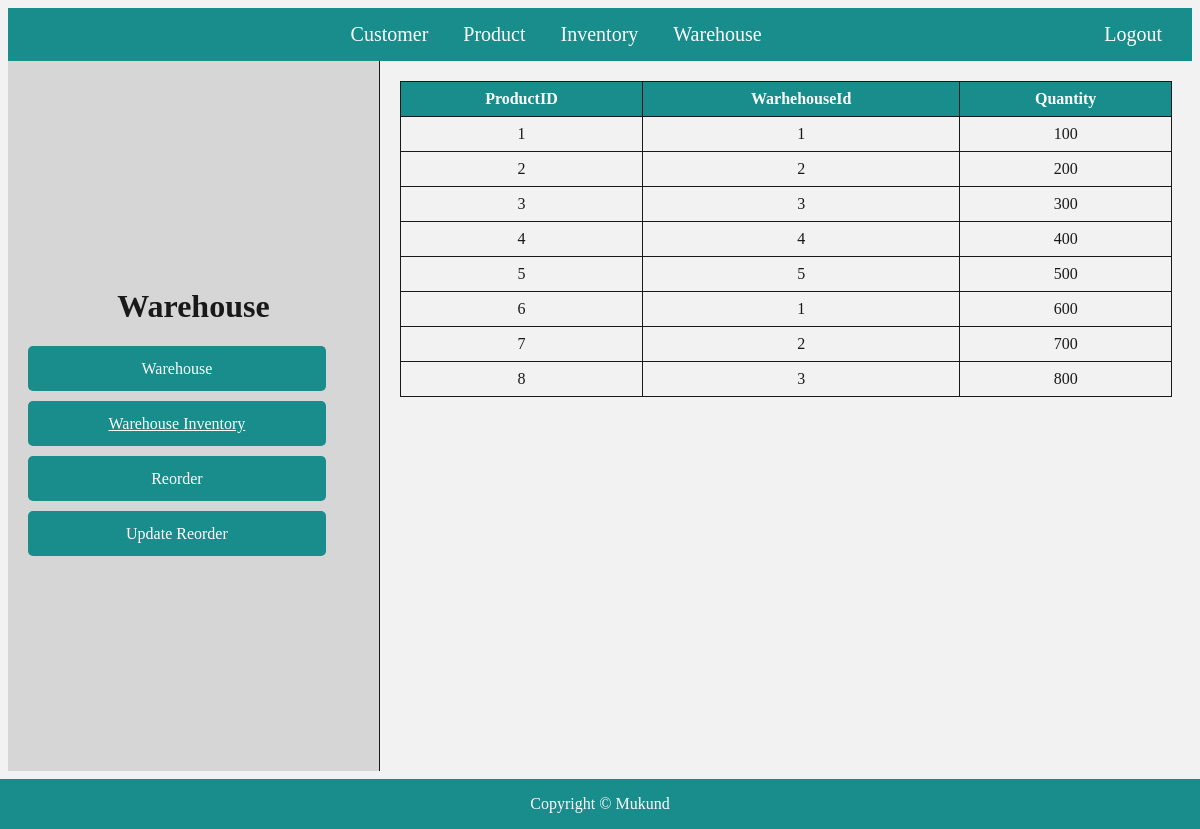
Screenshot of /admin/warehouse/warehouseinventory.php with the database file from the repository.
### tables this page shows
CREATE TABLE WarehouseInventory (
    ProductID INT,
    WarehouseID INT,
    Quantity INT check(Quantity>=0),
    PRIMARY KEY (ProductID, WarehouseID),
    FOREIGN KEY (ProductID) REFERENCES Products(ProductID) ON DELETE CASCADE ON UPDATE CASCADE,
    FOREIGN KEY (WarehouseID) REFERENCES Warehouses(WarehouseID) ON DELETE CASCADE ON UPDATE CASCADE
);

### admin/warehouse/warehouseinventory.php (the view, shortened to what this page needs)
<!DOCTYPE html>
<html>
<head>
    <link rel="stylesheet" href="admindashboard.css">
    <link rel="stylesheet" href="customer.css">
    <link rel="stylesheet" href="table.css">
</head>
<body>
<div class="navbar">
    <a href="../customer/customer.php">Customer</a>
        <a href="../product/product.php">Product</a>
        <a href="../inventory/inventory.php">Inventory</a>
        <a href="warehouse.php">Warehouse</a>
        <a href="logout.php" class="logout">Logout</a>
    </div>
    <div class="main">
    <div class="sidebar">
            <h1 style="display: block; text-align: center;">Warehouse</h1>
            <a href="location.php">Warehouse</a>
            <a href="warehouseinventory.php" class="active">Warehouse Inventory</a>
            <a href="reorder.php">Reorder</a>
            <a href="updatereorder.php">Update Reorder</a>
        </div>
        <div class="content">
            <?php include "connection.php";?>
            <table>
                <tr>
                    <th>ProductID</th>
                    <th>WarhehouseId</th>
                    <th>Quantity</th>
                </tr>
            <?php
                $query="select * from WarehouseInventory";
                $data=mysqli_query($con,$query);
                $result=mysqli_num_rows($data);
                if($result){
                 while($row=mysqli_fetch_array($data)){
                 ?>
                 <tr>
                    <td><?php echo $row['ProductID']?></td>
                    <td><?php echo $row['WarehouseID']?></td>
                    <td><?php echo $row['Quantity']?></td>
                </tr>
                 <?php
                 }
                }
                else
            {
            ?>
             <tr>
                <td>No record found</td>
             </tr>
             <?php
             }
           ?>
            </table>
        </div>
    </div>
    <div class="footer">
        <p>Copyright © Mukund</p>
    </div>
</body>
</html>

### admin/warehouse/admindashboard.css (style rules this page uses)
body { background-color: #f2f2f2; opacity: 0.9; z-index: -1; }
.navbar { background-color: #008080; color: white; padding: 15px; text-align: center; font-size: 20px; }
.navbar a { color: white; text-decoration: none; margin: 0 15px; }
.logout { color: red; float: right; }
.main { display: flex; justify-content: space-around; padding: 0px; padding-bottom: 50px; }
.sidebar { width: 30%; border-right: 1px solid #000; padding: 20px; height: calc(100vh - 130px); background-color: #d3d3d3; }
.content { width: 70%; padding: 20px; }
.footer { position: fixed; left: 0; bottom: 0; width: 100%; background-color: #008080; color: white; text-align: center; }

### admin/warehouse/customer.css (style rules this page uses)
.sidebar { width: 30%; border-right: 1px solid #000; display: flex; flex-direction: column; justify-content: center; padding: 20px; height: calc(100vh - 130px); background-color: #d3d3d3; }
.sidebar a { display: block; width: 90%; border: none; text-align: center; text-decoration: none; border-radius: 5px; padding: 0px; margin-bottom: 10px; background-color: #008080; color: white; cursor: pointer; line-height: 45px; }

### admin/warehouse/table.css (style rules this page uses)
table { width: 100%; border-collapse: collapse; }
th { background-color: #008080; color: white; }
td, th { border: 1px solid #000; padding: 8px; text-align: center; }

### admin/warehouse/warehouseinventory.php (style rules this page uses)
.active { text-decoration : underline !important; }

### rows the page displays
warehouseinventory: ProductID "1", WarehouseID "1", Quantity "100"
warehouseinventory: ProductID "2", WarehouseID "2", Quantity "200"
warehouseinventory: ProductID "3", WarehouseID "3", Quantity "300"
warehouseinventory: ProductID "4", WarehouseID "4", Quantity "400"
warehouseinventory: ProductID "5", WarehouseID "5", Quantity "500"
warehouseinventory: ProductID "6", WarehouseID "1", Quantity "600"
warehouseinventory: ProductID "7", WarehouseID "2", Quantity "700"
warehouseinventory: ProductID "8", WarehouseID "3", Quantity "800"
